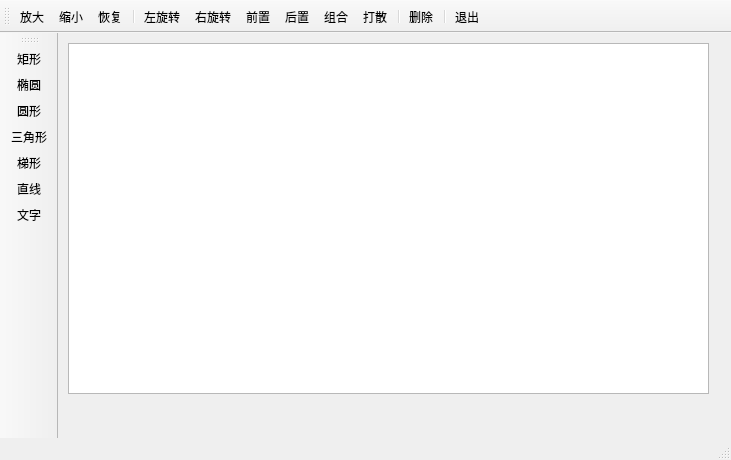
<?xml version="1.0" encoding="UTF-8"?>
<ui version="4.0">
 <class>MainWindow</class>
 <widget class="QMainWindow" name="MainWindow">
  <property name="geometry">
   <rect>
    <x>0</x>
    <y>0</y>
    <width>731</width>
    <height>460</height>
   </rect>
  </property>
  <property name="windowTitle">
   <string>Graphics  View绘图</string>
  </property>
  <widget class="QWidget" name="centralWidget">
   <widget class="QWGraphicsView" name="View">
    <property name="geometry">
     <rect>
      <x>10</x>
      <y>10</y>
      <width>641</width>
      <height>351</height>
     </rect>
    </property>
    <property name="renderHints">
     <set>QPainter::Antialiasing|QPainter::TextAntialiasing</set>
    </property>
    <property name="dragMode">
     <enum>QGraphicsView::RubberBandDrag</enum>
    </property>
   </widget>
  </widget>
  <widget class="QMenuBar" name="menuBar">
   <property name="geometry">
    <rect>
     <x>0</x>
     <y>0</y>
     <width>731</width>
     <height>23</height>
    </rect>
   </property>
  </widget>
  <widget class="QToolBar" name="mainToolBar">
   <property name="iconSize">
    <size>
     <width>16</width>
     <height>16</height>
    </size>
   </property>
   <property name="toolButtonStyle">
    <enum>Qt::ToolButtonTextUnderIcon</enum>
   </property>
   <attribute name="toolBarArea">
    <enum>TopToolBarArea</enum>
   </attribute>
   <attribute name="toolBarBreak">
    <bool>false</bool>
   </attribute>
   <addaction name="actZoomIn"/>
   <addaction name="actZoomOut"/>
   <addaction name="actRestore"/>
   <addaction name="separator"/>
   <addaction name="actRotateLeft"/>
   <addaction name="actRotateRight"/>
   <addaction name="actEdit_Front"/>
   <addaction name="actEdit_Back"/>
   <addaction name="actGroup"/>
   <addaction name="actGroupBreak"/>
   <addaction name="separator"/>
   <addaction name="actEdit_Delete"/>
   <addaction name="separator"/>
   <addaction name="actQuit"/>
  </widget>
  <widget class="QStatusBar" name="statusBar"/>
  <widget class="QToolBar" name="toolBar">
   <property name="windowTitle">
    <string>toolBar</string>
   </property>
   <property name="allowedAreas">
    <set>Qt::LeftToolBarArea</set>
   </property>
   <property name="iconSize">
    <size>
     <width>16</width>
     <height>16</height>
    </size>
   </property>
   <property name="toolButtonStyle">
    <enum>Qt::ToolButtonTextUnderIcon</enum>
   </property>
   <attribute name="toolBarArea">
    <enum>LeftToolBarArea</enum>
   </attribute>
   <attribute name="toolBarBreak">
    <bool>false</bool>
   </attribute>
   <addaction name="actItem_Rect"/>
   <addaction name="actItem_Ellipse"/>
   <addaction name="actItem_Circle"/>
   <addaction name="actItem_Triangle"/>
   <addaction name="actItem_Polygon"/>
   <addaction name="actItem_Line"/>
   <addaction name="actItem_Text"/>
  </widget>
  <action name="actItem_Rect">
   <property name="icon">
    <iconset resource="res.qrc">
     <normaloff>:/images/images/RECTANGL.BMP</normaloff>:/images/images/RECTANGL.BMP</iconset>
   </property>
   <property name="text">
    <string>矩形</string>
   </property>
   <property name="toolTip">
    <string>添加矩形</string>
   </property>
  </action>
  <action name="actItem_Ellipse">
   <property name="icon">
    <iconset resource="res.qrc">
     <normaloff>:/images/images/ELLIPSE.BMP</normaloff>:/images/images/ELLIPSE.BMP</iconset>
   </property>
   <property name="text">
    <string>椭圆</string>
   </property>
   <property name="toolTip">
    <string>添加椭圆型</string>
   </property>
  </action>
  <action name="actItem_Line">
   <property name="icon">
    <iconset resource="res.qrc">
     <normaloff>:/images/images/LINE.BMP</normaloff>:/images/images/LINE.BMP</iconset>
   </property>
   <property name="text">
    <string>直线</string>
   </property>
   <property name="toolTip">
    <string>添加直线</string>
   </property>
  </action>
  <action name="actEdit_Delete">
   <property name="icon">
    <iconset resource="res.qrc">
     <normaloff>:/images/images/108.bmp</normaloff>:/images/images/108.bmp</iconset>
   </property>
   <property name="text">
    <string>删除</string>
   </property>
   <property name="toolTip">
    <string>删除选中的图元</string>
   </property>
  </action>
  <action name="actQuit">
   <property name="icon">
    <iconset resource="res.qrc">
     <normaloff>:/images/images/132.bmp</normaloff>:/images/images/132.bmp</iconset>
   </property>
   <property name="text">
    <string>退出</string>
   </property>
   <property name="toolTip">
    <string>退出本系统</string>
   </property>
  </action>
  <action name="actItem_Text">
   <property name="icon">
    <iconset resource="res.qrc">
     <normaloff>:/images/images/800.bmp</normaloff>:/images/images/800.bmp</iconset>
   </property>
   <property name="text">
    <string>文字</string>
   </property>
   <property name="toolTip">
    <string>添加文字</string>
   </property>
  </action>
  <action name="actEdit_Front">
   <property name="icon">
    <iconset resource="res.qrc">
     <normaloff>:/images/images/528.bmp</normaloff>:/images/images/528.bmp</iconset>
   </property>
   <property name="text">
    <string>前置</string>
   </property>
   <property name="toolTip">
    <string>居于最前面</string>
   </property>
  </action>
  <action name="actEdit_Back">
   <property name="icon">
    <iconset resource="res.qrc">
     <normaloff>:/images/images/526.bmp</normaloff>:/images/images/526.bmp</iconset>
   </property>
   <property name="text">
    <string>后置</string>
   </property>
   <property name="toolTip">
    <string>居于最后面</string>
   </property>
  </action>
  <action name="actItem_Polygon">
   <property name="icon">
    <iconset resource="res.qrc">
     <normaloff>:/images/images/FREEFORM.BMP</normaloff>:/images/images/FREEFORM.BMP</iconset>
   </property>
   <property name="text">
    <string>梯形</string>
   </property>
   <property name="toolTip">
    <string>添加梯形</string>
   </property>
  </action>
  <action name="actZoomIn">
   <property name="icon">
    <iconset resource="res.qrc">
     <normaloff>:/images/images/zoomin.png</normaloff>:/images/images/zoomin.png</iconset>
   </property>
   <property name="text">
    <string>放大</string>
   </property>
   <property name="toolTip">
    <string>放大</string>
   </property>
  </action>
  <action name="actZoomOut">
   <property name="icon">
    <iconset resource="res.qrc">
     <normaloff>:/images/images/zoomout.png</normaloff>:/images/images/zoomout.png</iconset>
   </property>
   <property name="text">
    <string>缩小</string>
   </property>
   <property name="toolTip">
    <string>缩小</string>
   </property>
  </action>
  <action name="actRotateLeft">
   <property name="icon">
    <iconset resource="res.qrc">
     <normaloff>:/images/images/rotateleft.png</normaloff>:/images/images/rotateleft.png</iconset>
   </property>
   <property name="text">
    <string>左旋转</string>
   </property>
   <property name="toolTip">
    <string>左旋转</string>
   </property>
  </action>
  <action name="actRotateRight">
   <property name="icon">
    <iconset resource="res.qrc">
     <normaloff>:/images/images/rotateright.png</normaloff>:/images/images/rotateright.png</iconset>
   </property>
   <property name="text">
    <string>右旋转</string>
   </property>
   <property name="toolTip">
    <string>右旋转</string>
   </property>
  </action>
  <action name="actRestore">
   <property name="icon">
    <iconset resource="res.qrc">
     <normaloff>:/images/images/420.bmp</normaloff>:/images/images/420.bmp</iconset>
   </property>
   <property name="text">
    <string>恢复</string>
   </property>
   <property name="toolTip">
    <string>恢复大小</string>
   </property>
  </action>
  <action name="actGroup">
   <property name="icon">
    <iconset resource="res.qrc">
     <normaloff>:/images/images/UNGROUP.BMP</normaloff>:/images/images/UNGROUP.BMP</iconset>
   </property>
   <property name="text">
    <string>组合</string>
   </property>
   <property name="toolTip">
    <string>组合</string>
   </property>
  </action>
  <action name="actGroupBreak">
   <property name="icon">
    <iconset resource="res.qrc">
     <normaloff>:/images/images/128.bmp</normaloff>:/images/images/128.bmp</iconset>
   </property>
   <property name="text">
    <string>打散</string>
   </property>
   <property name="toolTip">
    <string>取消组合</string>
   </property>
  </action>
  <action name="actItem_Circle">
   <property name="icon">
    <iconset resource="res.qrc">
     <normaloff>:/images/images/08.JPG</normaloff>:/images/images/08.JPG</iconset>
   </property>
   <property name="text">
    <string>圆形</string>
   </property>
   <property name="toolTip">
    <string>圆形</string>
   </property>
  </action>
  <action name="actItem_Triangle">
   <property name="icon">
    <iconset resource="res.qrc">
     <normaloff>:/images/images/Icon1242.ico</normaloff>:/images/images/Icon1242.ico</iconset>
   </property>
   <property name="text">
    <string>三角形</string>
   </property>
   <property name="toolTip">
    <string>三角形</string>
   </property>
  </action>
 </widget>
 <layoutdefault spacing="6" margin="11"/>
 <customwidgets>
  <customwidget>
   <class>QWGraphicsView</class>
   <extends>QGraphicsView</extends>
   <header location="global">qwgraphicsview.h</header>
  </customwidget>
 </customwidgets>
 <resources>
  <include location="res.qrc"/>
 </resources>
 <connections>
  <connection>
   <sender>actQuit</sender>
   <signal>triggered()</signal>
   <receiver>MainWindow</receiver>
   <slot>close()</slot>
   <hints>
    <hint type="sourcelabel">
     <x>-1</x>
     <y>-1</y>
    </hint>
    <hint type="destinationlabel">
     <x>302</x>
     <y>153</y>
    </hint>
   </hints>
  </connection>
 </connections>
</ui>
